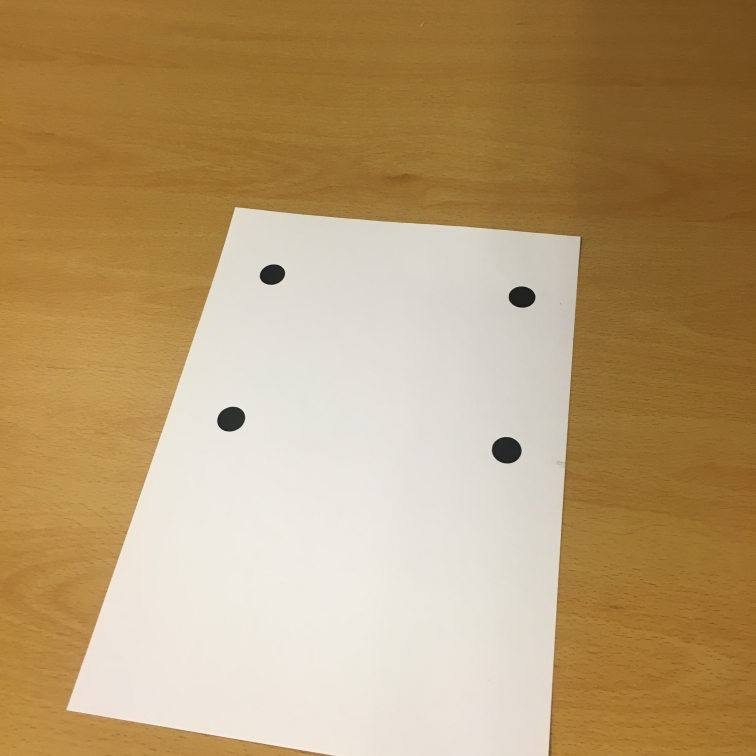
#> input picture data/blob/Blob001.JPG, 3024 x 3024 px (shown at 1/4 size); its folder holds 4 pictures in this run
$ python pose.py
#> lines starting #> are read from the running program, lines starting #| are printed output that depends on the picture; long printed decimals are rounded
import cv2
import numpy as np
import os

dist = np.array([[-0.02357899, 0.32398194, -0.01049933, 0.00349942, -0.2899601]], dtype=np.float32)
# dist = np.zeros((4, 1))  # Assuming no lens distortion
mtx = np.array([[551.35925517, 0., 248.33988363],
                [0., 551.84937767, 309.15983624],
                [0., 0., 1.]], dtype=np.float32)


# [6 lines of commented-out code are left out]

def get_image_point(img):
    detector = cv2.SimpleBlobDetector_create()
    # Detect the blobd in the image
    keypoints = detector.detect(img)
    # Draw Detected keypoints as red circles
    imgKeyPoints = cv2.drawKeypoints(img, keypoints, np.array([]), (0, 0, 255),
                                     cv2.DRAW_MATCHES_FLAGS_NOT_DRAW_SINGLE_POINTS)
    points = np.array([[idx.pt[0], idx.pt[1]] for idx in keypoints], dtype=np.float32)
    return points


def draw(img, corners, imgpts):
    corner = tuple(corners[0].ravel())
    img = cv2.line(img, corner, tuple(imgpts[0].ravel()), (255, 0, 0), 5)
    img = cv2.line(img, corner, tuple(imgpts[1].ravel()), (0, 255, 0), 5)
    img = cv2.line(img, corner, tuple(imgpts[2].ravel()), (0, 0, 255), 5)
    return img


# Photo
# DIR_INPUT = ''
# Squear
DIR_INPUT = 'data/blob'
PATH = os.path.join(os.getcwd(), DIR_INPUT)
images = os.listdir(PATH)

img_path = os.path.join(PATH, images[1])

# read image

img_rgb = cv2.imread(img_path, cv2.IMREAD_COLOR)
#> img_rgb is the input picture: shape (3024, 3024, 3); mean B, G, R 113.8, 155.9, 183.3
img = cv2.cvtColor(img_rgb, cv2.COLOR_RGB2GRAY)
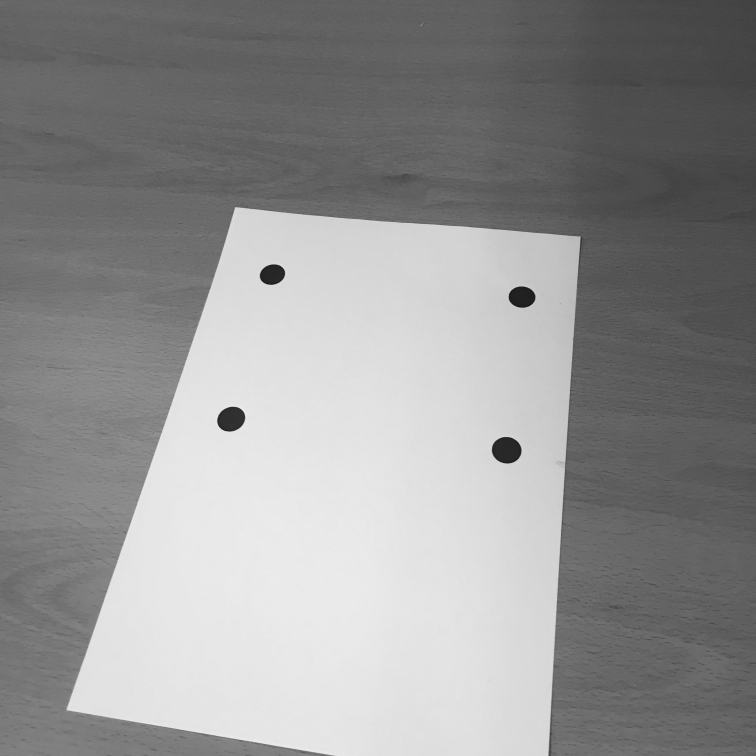
#> img: shape (3024, 3024) (shown at 1/4 size); min 4, max 252, mean 146.5

# get image size

W, H = img.shape
#> W = 3024; H = 3024

# resize image
img = cv2.resize(img, (H // 2, W // 2))
#> img: shape (1512, 1512)

img_rgb = cv2.resize(img_rgb, (H // 2, W // 2))
#> img_rgb: shape (1512, 1512, 3)

image_points = get_image_point(img)
#> in get_image_point, `keypoints = detector.detect(img)`: keypoints = 4 keypoints; (x, y, size): (1013, 900, 56.5), (462, 838, 53.1), (1044, 594, 48.1), (544, 549, 46)
#> in get_image_point, `points = np.array([[idx.pt[0], idx.pt[1]] for idx in keypoints], dtype..`: points = [[1012.9, 900], [461.9, 837.8], [1043.6, 593.7], [544.4, 548.7]]
#> image_points has the same summary as points in get_image_point

model_points = np.array([
    [0., 0., 0.],
    [8., 0., 0.],
    [0., 8., 0.],
    [8., 8., 0.],

], np.float32)

# image_points = np.array(
#
#     [
#         [248., 296.],
#         [497., 314.],
#         [186., 517.],
#         [486., 545.],
#     ]
#
#     , dtype=np.float32)

for i, (x, y) in enumerate(image_points.astype(int)):
    # draw the circle in the output image, then draw a rectangle
    # corresponding to the center of the circle
    cv2.putText(img_rgb, "centroid: " + str(i), (x - 25, y - 25), cv2.FONT_HERSHEY_SIMPLEX, 0.9, (255, 255, 255), 2)
#> this loop made 4 passes
#> (x, y) on passes 1 to 4: (1012, 900), (461, 837), (1043, 593), (544, 548)
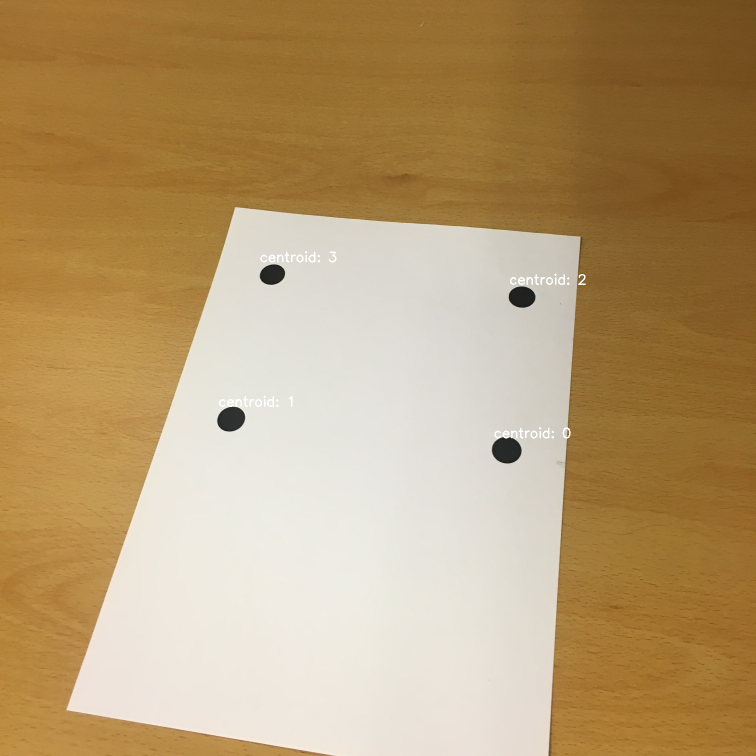
#> img_rgb: shape (1512, 1512, 3) (shown at 1/2 size); mean B, G, R 114, 156.2, 183.5

# cv2.imshow('img', img_rgb)
#
# cv2.waitKey(0)
# cv2.destroyAllWindows()
axis = np.float32([[3, 0, 0], [0, 3, 0], [0, 0, -3]]).reshape(-1, 3)

(success, rotation_vector, translation_vector) = cv2.solvePnP(model_points, image_points, mtx, dist)
#> success = True; rotation_vector = [0.691, 1.44, -3.63]; translation_vector = [11.91, 6.71, 12.83]

# project 3D points to image plane
imgpts, jac = cv2.projectPoints(axis, rotation_vector, translation_vector, mtx, dist)
#> imgpts = [[667.6, 679.2], [752.1, 564.4], [-100.2, 87.68]]

img = draw(img_rgb, image_points, imgpts)
#> in draw, `corner = tuple(corners[0].ravel())`: corner = (1012.9, 900)
#> in draw, `img = cv2.line(img, corner, tuple(imgpts[2].ravel()), (0, 0, 255), 5)`:
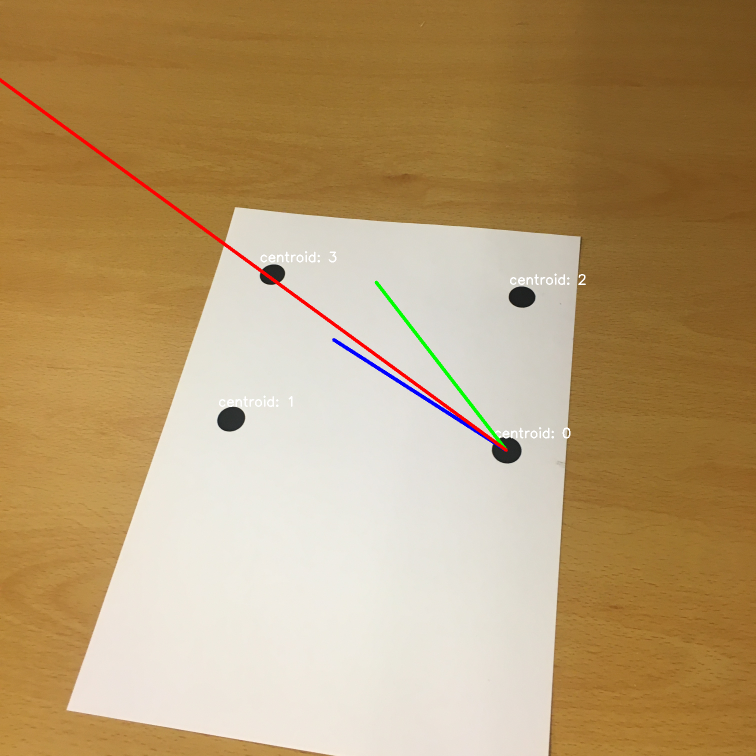
#> img: shape (1512, 1512, 3) (shown at 1/2 size); mean B, G, R 113.3, 155.3, 183.3
cv2.imshow('img', img_rgb)

cv2.waitKey(0)
cv2.destroyAllWindows()

print(success)
#| True

print(image_points)
#| [[1012.9263   900.0021 ]
#|  [ 461.920  837.8127 ]
#|  [1043.575    593.7044 ]
#|  [ 544.429  548.721]]
